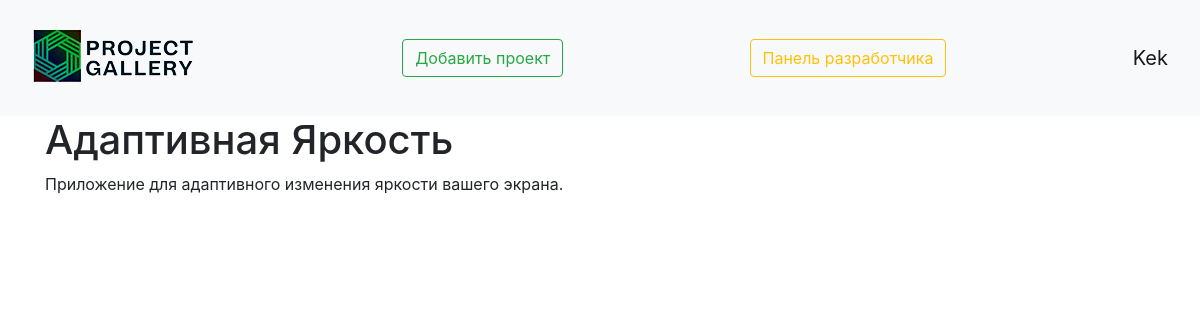
The page /viewing_project/6 (signed in) on the database its author committed.
### data/user.py (models this page shows, shortened)
class User(SqlAlchemyBase, UserMixin, SerializerMixin):
    __tablename__ = 'users'
    id = sqlalchemy.Column(sqlalchemy.Integer,
                           primary_key=True, autoincrement=True)
    name = sqlalchemy.Column(sqlalchemy.String, nullable=True)
    about = sqlalchemy.Column(sqlalchemy.String, nullable=True)
    email = sqlalchemy.Column(sqlalchemy.String,
                              index=True, unique=True, nullable=True)
    hashed_password = sqlalchemy.Column(sqlalchemy.String, nullable=True)
    created_date = sqlalchemy.Column(sqlalchemy.DateTime,
                                     default=datetime.datetime.now)
    is_developer = sqlalchemy.Column(sqlalchemy.Boolean, nullable=True, default=False)
    projects = orm.relation("Projects", back_populates='user')

### data/projects.py (models this page shows)
class Projects(SqlAlchemyBase, SerializerMixin):
    __tablename__ = 'projects'
    id = sqlalchemy.Column(sqlalchemy.Integer,
                           primary_key=True, autoincrement=True)
    title = sqlalchemy.Column(sqlalchemy.String, nullable=True)
    content = sqlalchemy.Column(sqlalchemy.String, nullable=True)
    created_date = sqlalchemy.Column(sqlalchemy.DateTime,
                                     default=datetime.datetime.now)
    is_private = sqlalchemy.Column(sqlalchemy.Boolean, default=True)
    is_confirmed = sqlalchemy.Column(sqlalchemy.Boolean, nullable=True, default=False)
    is_deleted = sqlalchemy.Column(sqlalchemy.Boolean, nullable=True, default=False)
    image = sqlalchemy.Column()
    user_id = sqlalchemy.Column(sqlalchemy.Integer,
                                sqlalchemy.ForeignKey("users.id"))
    user = orm.relation('User')

### main.py (the view)
@app.route('/viewing_project/<int:id>', methods=['GET', 'POST'])
@login_required
def viewing_project(id):
    db_sess = db_session.create_session()
    projects = db_sess.query(Projects).filter(Projects.id == id).first()
    return render_template("viewing_project.html", projects=projects)

### data/db_session.py (called while the page is built)
def create_session() -> Session:
    global __factory
    return __factory()

### main.py (called while the page is built)
@login_manager.user_loader
def load_user(user_id):
    db_sess = db_session.create_session()
    return db_sess.query(User).get(user_id)

### templates/viewing_project.html (shortened to what this page needs)
{% extends "base.html" %}
{% block content %}
<h1>{{ projects.title }}</h1>
<p>{{ projects.content }}</p>
{% endblock %}

### templates/base.html (shortened to what this page needs)
<!doctype html>
<html lang="en">
<head>
    <link rel="stylesheet"
          href="https://stackpath.bootstrapcdn.com/bootstrap/4.4.1/css/bootstrap.min.css"
>
</head>
<body>
<header>
    <nav class="navbar navbar-light bg-light">
        <a href="/"><img src="/static/img/small_logo2.png" alt="здесь должна была быть картинка, но не нашлась"></a>
        <a href="projects" class="btn btn-outline-success">Добавить проект</a>
        {% if current_user.is_developer %}
        <a href="/developer_panel" class="btn btn-outline-warning">
            Панель разработчика
        </a>
        {% endif %}
        {% if current_user.is_authenticated %}
    <a class="navbar-brand" href="/user_profile">{{ current_user.name }}</a>
{% else %}
    <p>
        <a class="btn btn-primary " href="/register">Зарегистрироваться</a>
        <a class="btn btn-success" href="/login">Войти</a>
    </p>
{% endif %}
    </nav>
</header>
<main role="main" class="container">
    {% block content %}{% endblock %}
</main>
</body>
</html>

### rows shown on the page
User: name "Kek"
Projects: title "Адаптивная Яркость", content "Приложение для адаптивного изменения яркости вашего экрана."
